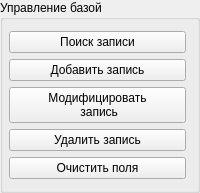
    <widget class="QGroupBox" name="buttons">
     <property name="title">
      <string>Управление базой</string>
     </property>
     <property name="flat">
      <bool>false</bool>
     </property>
     <property name="checkable">
      <bool>false</bool>
     </property>
     <layout class="QVBoxLayout" name="buttons_layout_2">
      <property name="leftMargin">
       <number>6</number>
      </property>
      <item>
       <widget class="QPushButton" name="pushButton_search">
        <property name="text">
         <string>Поиск записи</string>
        </property>
       </widget>
      </item>
      <item>
       <widget class="QPushButton" name="pushButton_create">
        <property name="text">
         <string>Добавить запись</string>
        </property>
       </widget>
      </item>
      <item>
       <widget class="QPushButton" name="pushButton_update">
        <property name="text">
         <string>Модифицировать
 запись</string>
        </property>
       </widget>
      </item>
      <item>
       <widget class="QPushButton" name="pushButton_remove">
        <property name="text">
         <string>Удалить запись</string>
        </property>
       </widget>
      </item>
      <item>
       <widget class="QPushButton" name="pushButton_clearInput">
        <property name="text">
         <string>Очистить поля</string>
        </property>
       </widget>
      </item>
     </layout>
    </widget>
